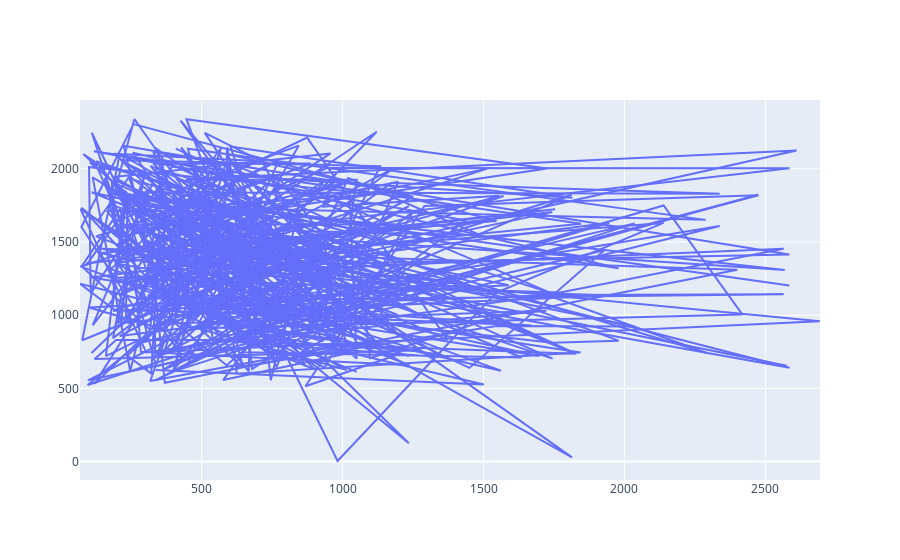

This figure's notebook cell:
### Markdown cell above
Learn more about usage of scatter plot [here](https://plotly.com/python/line-and-scatter/?utm_medium=Exinfluencer&utm_source=Exinfluencer&utm_content=000026UJ&utm_term=10006555&utm_id=NA-SkillsNetwork-Channel-SkillsNetworkCoursesIBMDeveloperSkillsNetworkDV0101ENSkillsNetwork20297740-2021-01-01)

#### Idea: How departure time changes with respect to airport distance

### Code cell
fig = go.Figure(data=go.Scatter(x=data['Distance'], y=data['DepTime']))
fig.show()

### Figure 1 — Plotly figure (JSON) as saved in the notebook; plotly's stock layout.template omitted (floating-point values rounded to 4 significant figures; data arrays with more than 128 entries replaced by an {"elided": "..."} marker saying what was removed)
{"data": [{"type": "scatter", "x": {"elided": "500 int values"}, "y": {"elided": "500 int values"}}], "layout": {"autosize": true, "xaxis": {"autorange": true, "range": [68, 2694], "type": "linear"}, "yaxis": {"autorange": true, "range": [-125.8, 2470.0], "type": "linear"}}}
